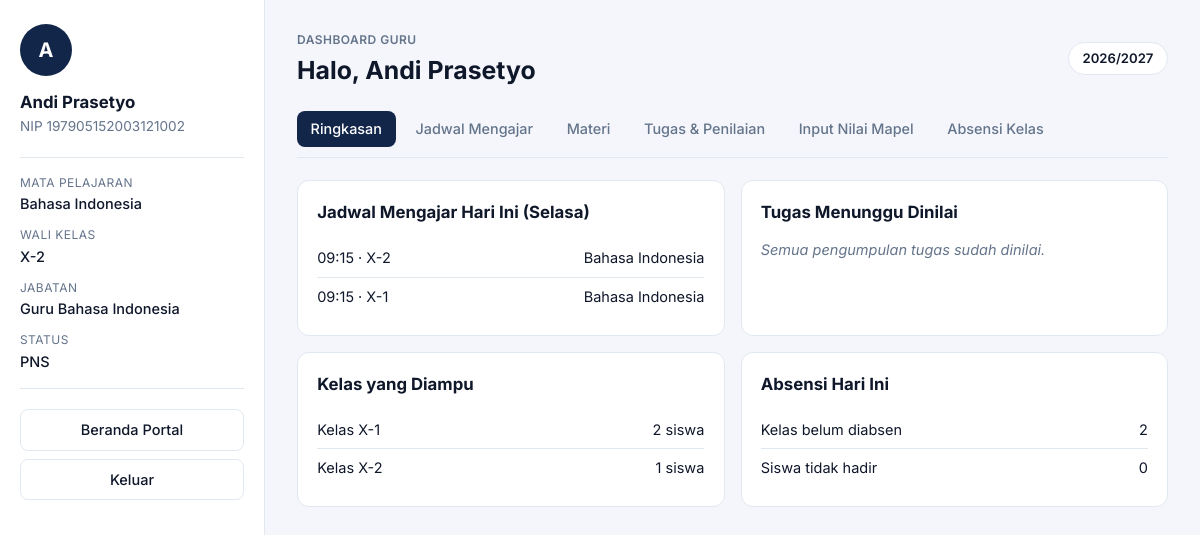
Page /dashboard-guru.php (signed in) on the committed database.
### tables this page shows
CREATE TABLE IF NOT EXISTS guru (
    nip          VARCHAR(18)  NOT NULL,           
    nama_guru    VARCHAR(100) NOT NULL,
    password     VARCHAR(255) NOT NULL,           
    email        VARCHAR(100) NULL,
    jabatan      VARCHAR(50)  NULL,
    status_guru  VARCHAR(30)  NULL,               
    foto_path    VARCHAR(255) NULL,
    aktif        TINYINT(1)   NOT NULL DEFAULT 1,  
    dibuat_pada  TIMESTAMP    NOT NULL DEFAULT CURRENT_TIMESTAMP,  
    PRIMARY KEY (nip)
);

CREATE TABLE IF NOT EXISTS kelas (
    ruang_kelas  VARCHAR(10) NOT NULL,             
    tahun_ajar   VARCHAR(9)  NOT NULL,             
    nip_wali     VARCHAR(18) NULL,                 
    PRIMARY KEY (ruang_kelas),
    FOREIGN KEY (nip_wali) REFERENCES guru(nip)
        ON UPDATE CASCADE
        ON DELETE SET NULL                         
);

CREATE TABLE IF NOT EXISTS jadwal (
    id_jadwal     INT         NOT NULL AUTO_INCREMENT,
    id_pengampu   INT         NOT NULL,
    hari          ENUM('Senin','Selasa','Rabu','Kamis','Jumat','Sabtu') NOT NULL,
    jam_mulai     TIME        NOT NULL,           
    jam_selesai   TIME        NOT NULL,
    PRIMARY KEY (id_jadwal),
    UNIQUE (id_pengampu, hari, jam_mulai),
    FOREIGN KEY (id_pengampu) REFERENCES pengampu(id_pengampu) ON DELETE CASCADE
);

CREATE TABLE IF NOT EXISTS pengampu (
    id_pengampu  INT         NOT NULL AUTO_INCREMENT,
    nip          VARCHAR(18) NOT NULL,
    idmapel      VARCHAR(10) NOT NULL,
    ruang_kelas  VARCHAR(10) NOT NULL,
    PRIMARY KEY (id_pengampu),
    UNIQUE (nip, idmapel, ruang_kelas),           
    FOREIGN KEY (nip)         REFERENCES guru(nip)                    ON UPDATE CASCADE ON DELETE CASCADE,
    FOREIGN KEY (idmapel)     REFERENCES mata_pelajaran(idmapel)      ON UPDATE CASCADE ON DELETE CASCADE,
    FOREIGN KEY (ruang_kelas) REFERENCES kelas(ruang_kelas)           ON UPDATE CASCADE ON DELETE CASCADE
);

CREATE TABLE IF NOT EXISTS mata_pelajaran (
    idmapel     VARCHAR(10)  NOT NULL,
    nama_mapel  VARCHAR(100) NOT NULL,
    PRIMARY KEY (idmapel)
);

### auth.php (called while the page is built, shortened)
<?php
require_once __DIR__ . '/koneksi.php';
function wajib_login($peran) {
    $p = PERAN[$peran];
    $akun = db_satu(
        "SELECT * FROM {$p['tabel']} WHERE {$p['kunci']} = ? AND {$p['aktif']} LIMIT 1",
        "s", [$_SESSION['id']]
    );
    $akun['_nama'] = $akun[$p['nama']];
    $akun['_id']   = $akun[$p['kunci']];
    return $akun;
}
function e($teks) {
    return htmlspecialchars((string)$teks, ENT_QUOTES, 'UTF-8');
}
function nama_hari_ini() {
    $hari = [1=>'Senin','Selasa','Rabu','Kamis','Jumat','Sabtu'];
    return $hari[(int)date('N')] ?? null;
}
function inisial($nama) {
    return preg_match('/./u', (string)$nama, $m) ? mb_strtoupper($m[0]) : '?';
}

### koneksi.php (called while the page is built, shortened)
<?php
$db_host = "localhost";
$db_user = "root";
$db_pass = "";
$db_nama = "dataprojek";
try {
    $koneksi = mysqli_connect($db_host, $db_user, $db_pass, $db_nama);
    mysqli_set_charset($koneksi, "utf8mb4");
} catch (mysqli_sql_exception $ex) {
    http_response_code(500);
    exit("Tidak dapat terhubung ke database.");
}
function db_semua($sql, $tipe = "", $param = []) {
    global $koneksi;
    $stmt = mysqli_prepare($koneksi, $sql);
    if ($tipe !== "") {
        mysqli_stmt_bind_param($stmt, $tipe, ...$param);
    }
    mysqli_stmt_execute($stmt);
    $hasil = mysqli_stmt_get_result($stmt);
    $baris = mysqli_fetch_all($hasil, MYSQLI_ASSOC);
    return $baris;
}
function db_satu($sql, $tipe = "", $param = []) {
    $baris = db_semua($sql, $tipe, $param);
    return $baris[0] ?? null;
}

### dashboard-guru.php (the view, shortened to what this page needs)
<?php
require_once 'auth.php';
$u = wajib_login('guru');
$nip = $u['nip'];
$mapel = db_semua(
    "SELECT DISTINCT m.nama_mapel FROM pengampu p JOIN mata_pelajaran m ON m.idmapel = p.idmapel
      WHERE p.nip = ? ORDER BY m.nama_mapel", "s", [$nip]
);
$wali = db_semua("SELECT ruang_kelas, tahun_ajar FROM kelas WHERE nip_wali = ?", "s", [$nip]);
$urutan_hari = "FIELD(j.hari,'Senin','Selasa','Rabu','Kamis','Jumat','Sabtu')";
$jadwal_semua = db_semua(
    "SELECT j.hari, j.jam_mulai, j.jam_selesai, p.ruang_kelas, m.nama_mapel
       FROM jadwal j JOIN pengampu p ON p.id_pengampu = j.id_pengampu
       JOIN mata_pelajaran m ON m.idmapel = p.idmapel
      WHERE p.nip = ? ORDER BY $urutan_hari, j.jam_mulai", "s", [$nip]
);
$hari = nama_hari_ini();
$jadwal_hari = array_values(array_filter($jadwal_semua, fn($j) => $j['hari'] === $hari));
$tugas = db_semua(
    "SELECT t.id_tugas, t.judul, t.deskripsi, t.deadline, t.file_soal_path, p.ruang_kelas, m.nama_mapel,
            COUNT(x.id) AS terkumpul,
            SUM(x.id IS NOT NULL AND x.nilai IS NULL) AS belum_dinilai
       FROM tugas t JOIN pengampu p ON p.id_pengampu = t.id_pengampu
       JOIN mata_pelajaran m ON m.idmapel = p.idmapel
       LEFT JOIN pengumpulan_tugas x ON x.id_tugas = t.id_tugas
      WHERE p.nip = ? GROUP BY t.id_tugas ORDER BY t.deadline DESC", "s", [$nip]
);
$perlu_dinilai = array_values(array_filter($tugas, fn($t) => (int)$t['belum_dinilai'] > 0));
$kelas = db_semua(
    "SELECT p.ruang_kelas, COUNT(DISTINCT s.nis) AS jml_siswa
       FROM pengampu p LEFT JOIN siswa s ON s.ruang_kelas = p.ruang_kelas AND s.status = 'aktif'
      WHERE p.nip = ? GROUP BY p.ruang_kelas ORDER BY p.ruang_kelas", "s", [$nip]
);
$tgl_ini = date('Y-m-d');
$absen_hari = db_satu(
    "SELECT COUNT(DISTINCT a.id_pengampu) AS diabsen, COALESCE(SUM(a.status <> 'hadir'), 0) AS tidak_hadir
       FROM absensi a JOIN pengampu p ON p.id_pengampu = a.id_pengampu
      WHERE p.nip = ? AND a.tanggal = ?", "ss", [$nip, $tgl_ini]
);
$belum_diabsen = max(0, count($jadwal_hari) - (int)$absen_hari['diabsen']);
?>
<!doctype html>
<html lang="id">
<head>
  <link rel="stylesheet" href="style.css">
</head>
<body>
  <div class="app">
    <aside class="sidebar profile" aria-label="Identitas guru">
      <div class="avatar" aria-hidden="true"><?= e(inisial($u['_nama'])) ?></div>
      <div class="who"><strong><?= e($u['_nama']) ?></strong><span>NIP <?= e($u['nip']) ?></span></div>
      <dl>
        <div><dt>Mata pelajaran</dt><dd><?= e($mapel ? implode(', ', array_column($mapel, 'nama_mapel')) : '-') ?></dd></div>
        <div><dt>Wali kelas</dt><dd><?= e($wali ? implode(', ', array_column($wali, 'ruang_kelas')) : '-') ?></dd></div>
        <div><dt>Jabatan</dt><dd><?= e($u['jabatan'] ?? '-') ?></dd></div>
        <div><dt>Status</dt><dd><?= e($u['status_guru'] ?? '-') ?></dd></div>
      </dl>
      <a class="logout" href="index.php" style="margin-bottom:.5rem;">Beranda Portal</a>
      <a class="logout" href="logout.php">Keluar</a>
    </aside>
    <main class="main" id="isi-utama">
      <div class="topbar">
        <div><small>Dashboard Guru</small><h1>Halo, <?= e($u['_nama']) ?></h1></div>
        <div class="pill"><?= e($wali[0]['tahun_ajar'] ?? ($kelas ? 'Guru Aktif' : '-')) ?></div>
      </div>
      <nav class="tabs" aria-label="Menu guru">
        <a href="#ringkasan" data-tab="ringkasan">Ringkasan</a>
        <a href="#jadwal" data-tab="jadwal">Jadwal Mengajar</a>
        <a href="#materi" data-tab="materi">Materi</a>
        <a href="#tugas" data-tab="tugas">Tugas &amp; Penilaian</a>
        <a href="#nilai" data-tab="nilai">Input Nilai Mapel</a>
        <a href="#absensi" data-tab="absensi">Absensi Kelas</a>
      </nav>
      <div class="panel" data-panel="ringkasan">
        <div class="cards">
          <section class="card">
            <h2>Jadwal Mengajar Hari Ini<?= $hari ? ' (' . e($hari) . ')' : '' ?></h2>
            <?php foreach ($jadwal_hari as $j): ?>
              <div class="row"><span><?= e(substr($j['jam_mulai'], 0, 5)) ?> · <?= e($j['ruang_kelas']) ?></span><span><?= e($j['nama_mapel']) ?></span></div>
            <?php endforeach; ?>
          </section>
          <section class="card">
            <h2>Tugas Menunggu Dinilai</h2>
            <?php if (!$perlu_dinilai): ?><p class="empty">Semua pengumpulan tugas sudah dinilai.</p><?php endif; ?>
          </section>
          <section class="card">
            <h2>Kelas yang Diampu</h2>
            <?php foreach ($kelas as $k): ?>
              <div class="row"><span>Kelas <?= e($k['ruang_kelas']) ?></span><span><?= (int)$k['jml_siswa'] ?> siswa</span></div>
            <?php endforeach; ?>
          </section>
          <section class="card">
            <h2>Absensi Hari Ini</h2>
            <div class="row"><span>Kelas belum diabsen</span><span><?= $belum_diabsen ?></span></div>
            <div class="row"><span>Siswa tidak hadir</span><span><?= (int)$absen_hari['tidak_hadir'] ?></span></div>
          </section>
        </div>
      </div>
    </main>
  </div>
</body>
</html>

### style.css (style rules this page uses)
:root { --bg: #f4f6fb; --surface: #ffffff; --border: #e2e8f0; --text: #0f172a; --muted: #64748b; --primary: #12264A; --primary-hover: #1e3a8a; --accent: #2563eb; --danger: #dc2626; --ok-bg: #dcfce7; --ok-text: #166534; --err-bg: #fee2e2; --err-text: #991b1b; --radius: 12px; }
* { box-sizing: border-box; }
body { margin: 0; font-family: 'Inter', system-ui, -apple-system, sans-serif; background: var(--bg); color: var(--text); font-size: 14.5px; line-height: 1.5; }
a { color: var(--accent); text-decoration: none; }
.app { display: grid; grid-template-columns: 265px 1fr; min-height: 100vh; }
.sidebar { background: var(--surface); border-right: 1px solid var(--border); padding: 1.5rem 1.25rem; display: flex; flex-direction: column; }
.avatar { width: 52px; height: 52px; border-radius: 50%; background: var(--primary); color: #fff; font-weight: 700; font-size: 1.25rem; display: grid; place-items: center; margin-bottom: .85rem; }
.who strong { display: block; font-size: 1.05rem; }
.who span { color: var(--muted); font-size: .85rem; }
.sidebar dl { margin: 1.25rem 0; padding: 1rem 0; border-top: 1px solid var(--border); border-bottom: 1px solid var(--border); display: grid; gap: .7rem; }
.sidebar dt { font-size: .75rem; text-transform: uppercase; letter-spacing: .04em; color: var(--muted); }
.sidebar dd { margin: .1rem 0 0; font-weight: 500; }
.logout { display: block; text-align: center; padding: .55rem .9rem; border: 1px solid var(--border); border-radius: 8px; color: var(--text); font-weight: 500; }
.main { padding: 1.75rem 2rem; max-width: 1200px; width: 100%; }
.topbar { display: flex; justify-content: space-between; align-items: center; gap: 1rem; margin-bottom: 1.35rem; flex-wrap: wrap; }
.topbar small { color: var(--muted); font-weight: 600; text-transform: uppercase; letter-spacing: .04em; font-size: .75rem; }
.topbar h1 { margin: .15rem 0 0; font-size: 1.55rem; }
.pill { padding: .35rem .85rem; border-radius: 99px; background: var(--surface); border: 1px solid var(--border); font-weight: 600; font-size: .82rem; }
.tabs { display: flex; gap: .4rem; flex-wrap: wrap; border-bottom: 1px solid var(--border); padding-bottom: .65rem; margin-bottom: 1.35rem; }
.tabs a { padding: .45rem .85rem; border-radius: 8px; color: var(--muted); font-weight: 500; font-size: .9rem; }
.tabs a.active { background: var(--primary); color: #fff; }
.cards { display: grid; grid-template-columns: repeat(auto-fit, minmax(300px, 1fr)); gap: 1rem; }
.card { background: var(--surface); border: 1px solid var(--border); border-radius: var(--radius); padding: 1.2rem; }
.card h2 { margin: 0 0 .85rem; font-size: 1.05rem; }
.row { display: flex; justify-content: space-between; align-items: center; gap: .75rem; padding: .5rem 0; border-bottom: 1px solid var(--border); }
.row:last-child { border-bottom: none; }
.empty { color: var(--muted); font-style: italic; margin: .25rem 0; }

### rows in the picture
guru: nama_guru "A", nama_guru "Andi Prasetyo", nip "197905152003121002", jabatan "Guru Bahasa Indonesia", status_guru "PNS"
kelas: tahun_ajar "2026/2027"
jadwal: jam_mulai "09:15", id_pengampu.ruang_kelas "X-2", mata_pelajaran.nama_mapel "Bahasa Indonesia"
jadwal: jam_mulai "09:15", id_pengampu.ruang_kelas "X-1", mata_pelajaran.nama_mapel "Bahasa Indonesia"

### other values in the picture
$mapel ? implode(', ', array_column($mapel, 'nama_mapel')) : '-' "Bahasa Indonesia"
$wali ? implode(', ', array_column($wali, 'ruang_kelas')) : '-' "X-2"
$hari "Selasa"
$k['ruang_kelas'] "X-1"
$k['jml_siswa'] "2"
$k['ruang_kelas'] "X-2"
$k['jml_siswa'] "1"
$belum_diabsen "2"
$absen_hari['tidak_hadir'] "0"
